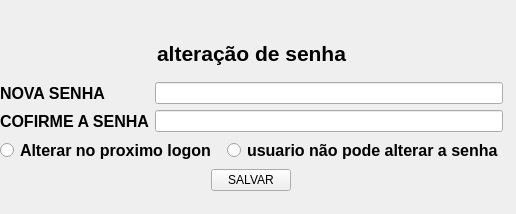
<?xml version="1.0" encoding="UTF-8"?>
<ui version="4.0">
 <class>Widget</class>
 <widget class="QWidget" name="Widget">
  <property name="geometry">
   <rect>
    <x>0</x>
    <y>0</y>
    <width>516</width>
    <height>214</height>
   </rect>
  </property>
  <property name="windowTitle">
   <string>Widget</string>
  </property>
  <widget class="QWidget" name="">
   <property name="geometry">
    <rect>
     <x>0</x>
     <y>30</y>
     <width>503</width>
     <height>161</height>
    </rect>
   </property>
   <layout class="QVBoxLayout" name="verticalLayout_3">
    <item>
     <widget class="QLabel" name="label_3">
      <property name="font">
       <font>
        <pointsize>16</pointsize>
        <bold>true</bold>
       </font>
      </property>
      <property name="text">
       <string>alteração de senha</string>
      </property>
      <property name="alignment">
       <set>Qt::AlignmentFlag::AlignCenter</set>
      </property>
     </widget>
    </item>
    <item>
     <layout class="QHBoxLayout" name="horizontalLayout">
      <item>
       <layout class="QVBoxLayout" name="verticalLayout">
        <item>
         <widget class="QLabel" name="label">
          <property name="font">
           <font>
            <pointsize>12</pointsize>
            <bold>true</bold>
           </font>
          </property>
          <property name="text">
           <string>NOVA SENHA </string>
          </property>
         </widget>
        </item>
        <item>
         <widget class="QLabel" name="label_2">
          <property name="font">
           <font>
            <pointsize>12</pointsize>
            <bold>true</bold>
           </font>
          </property>
          <property name="text">
           <string>COFIRME A SENHA</string>
          </property>
         </widget>
        </item>
       </layout>
      </item>
      <item>
       <layout class="QVBoxLayout" name="verticalLayout_2">
        <item>
         <widget class="QLineEdit" name="entreda_nova_senha"/>
        </item>
        <item>
         <widget class="QLineEdit" name="entrada_cofirme_senha"/>
        </item>
       </layout>
      </item>
     </layout>
    </item>
    <item>
     <layout class="QHBoxLayout" name="horizontalLayout_2">
      <item>
       <widget class="QRadioButton" name="radioButton">
        <property name="font">
         <font>
          <pointsize>12</pointsize>
          <bold>true</bold>
         </font>
        </property>
        <property name="text">
         <string>Alterar no proximo logon</string>
        </property>
       </widget>
      </item>
      <item>
       <widget class="QRadioButton" name="radioButton_2">
        <property name="font">
         <font>
          <pointsize>12</pointsize>
          <bold>true</bold>
         </font>
        </property>
        <property name="text">
         <string>usuario não pode alterar a senha</string>
        </property>
       </widget>
      </item>
     </layout>
    </item>
    <item>
     <layout class="QHBoxLayout" name="horizontalLayout_3">
      <item>
       <widget class="QPushButton" name="pushButton">
        <property name="sizePolicy">
         <sizepolicy hsizetype="Maximum" vsizetype="Maximum">
          <horstretch>0</horstretch>
          <verstretch>0</verstretch>
         </sizepolicy>
        </property>
        <property name="text">
         <string>SALVAR</string>
        </property>
       </widget>
      </item>
     </layout>
    </item>
   </layout>
  </widget>
 </widget>
 <resources/>
 <connections/>
</ui>
